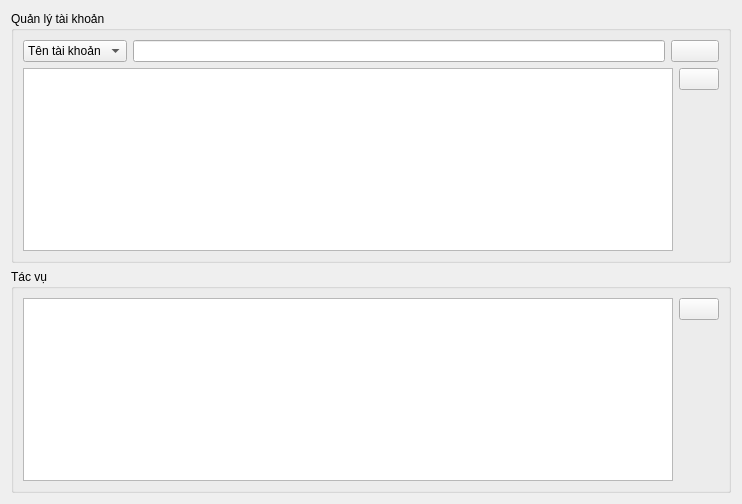
<?xml version="1.0" encoding="UTF-8"?>
<ui version="4.0">
 <class>admin</class>
 <widget class="QWidget" name="admin">
  <property name="geometry">
   <rect>
    <x>0</x>
    <y>0</y>
    <width>742</width>
    <height>504</height>
   </rect>
  </property>
  <property name="windowTitle">
   <string>Admin</string>
  </property>
  <property name="autoFillBackground">
   <bool>true</bool>
  </property>
  <layout class="QVBoxLayout" name="verticalLayout_7">
   <item>
    <widget class="QGroupBox" name="groupBox_2">
     <property name="title">
      <string>Quản lý tài khoản</string>
     </property>
     <layout class="QVBoxLayout" name="verticalLayout_6">
      <item>
       <layout class="QHBoxLayout" name="horizontalLayout_3" stretch="2,11,1">
        <item>
         <widget class="QComboBox" name="comboBox_2">
          <item>
           <property name="text">
            <string>Tên tài khoản</string>
           </property>
          </item>
          <item>
           <property name="text">
            <string>Người dùng</string>
           </property>
          </item>
          <item>
           <property name="text">
            <string>CMND/MSSV</string>
           </property>
          </item>
          <item>
           <property name="text">
            <string>Vai trò</string>
           </property>
          </item>
         </widget>
        </item>
        <item>
         <widget class="QLineEdit" name="lineEdit_2"/>
        </item>
        <item>
         <widget class="QPushButton" name="pushButton_5">
          <property name="text">
           <string/>
          </property>
          <property name="icon">
           <iconset resource="../src.qrc">
            <normaloff>:/images/search-icon.png</normaloff>:/images/search-icon.png</iconset>
          </property>
          <property name="iconSize">
           <size>
            <width>24</width>
            <height>24</height>
           </size>
          </property>
         </widget>
        </item>
       </layout>
      </item>
      <item>
       <layout class="QVBoxLayout" name="verticalLayout_5">
        <item>
         <layout class="QHBoxLayout" name="horizontalLayout_4">
          <item>
           <widget class="QTableView" name="tableView"/>
          </item>
          <item>
           <layout class="QVBoxLayout" name="verticalLayout_4">
            <item>
             <widget class="QPushButton" name="pushButton_addaccount">
              <property name="toolTip">
               <string>Thêm</string>
              </property>
              <property name="statusTip">
               <string>Thêm tài khoản mới</string>
              </property>
              <property name="text">
               <string/>
              </property>
              <property name="icon">
               <iconset resource="../src.qrc">
                <normaloff>:/images/signupicon.png</normaloff>:/images/signupicon.png</iconset>
              </property>
              <property name="iconSize">
               <size>
                <width>30</width>
                <height>30</height>
               </size>
              </property>
             </widget>
            </item>
            <item>
             <spacer name="verticalSpacer_3">
              <property name="orientation">
               <enum>Qt::Vertical</enum>
              </property>
              <property name="sizeHint" stdset="0">
               <size>
                <width>20</width>
                <height>40</height>
               </size>
              </property>
             </spacer>
            </item>
           </layout>
          </item>
         </layout>
        </item>
       </layout>
      </item>
     </layout>
    </widget>
   </item>
   <item>
    <widget class="QGroupBox" name="groupBox">
     <property name="title">
      <string>Tác vụ</string>
     </property>
     <layout class="QHBoxLayout" name="horizontalLayout_2">
      <item>
       <layout class="QHBoxLayout" name="horizontalLayout"/>
      </item>
      <item>
       <widget class="QTableView" name="tableView_tacvu"/>
      </item>
      <item>
       <layout class="QVBoxLayout" name="verticalLayout">
        <item>
         <widget class="QPushButton" name="pushButton">
          <property name="toolTip">
           <string>Refresh</string>
          </property>
          <property name="statusTip">
           <string>Làm mới danh sách</string>
          </property>
          <property name="text">
           <string/>
          </property>
          <property name="icon">
           <iconset resource="../src.qrc">
            <normaloff>:/images/update.png</normaloff>:/images/update.png</iconset>
          </property>
          <property name="iconSize">
           <size>
            <width>30</width>
            <height>30</height>
           </size>
          </property>
         </widget>
        </item>
        <item>
         <spacer name="verticalSpacer">
          <property name="orientation">
           <enum>Qt::Vertical</enum>
          </property>
          <property name="sizeHint" stdset="0">
           <size>
            <width>20</width>
            <height>40</height>
           </size>
          </property>
         </spacer>
        </item>
       </layout>
      </item>
     </layout>
    </widget>
   </item>
  </layout>
 </widget>
 <resources>
  <include location="../src.qrc"/>
 </resources>
 <connections/>
</ui>
